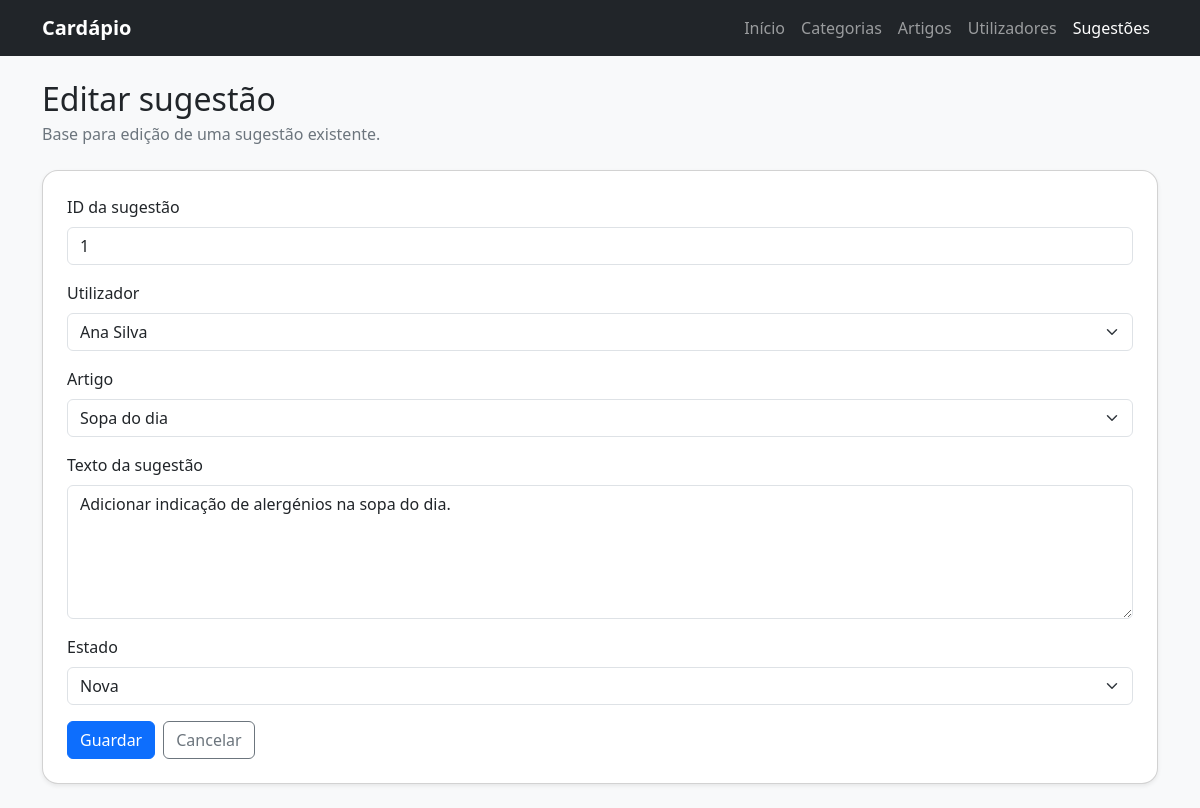
The app's page /sugestoesEditar.php?id=1 with its own data.
### tables this page shows
CREATE TABLE tb_sugestao (
    idSugestao INT NOT NULL AUTO_INCREMENT,
    idUtilizador INT NOT NULL,
    idArtigo INT DEFAULT NULL,
    textoSugestao TEXT NOT NULL,
    dataSugestao DATETIME NOT NULL DEFAULT CURRENT_TIMESTAMP,
    estadoSugestao ENUM('Nova','Em análise','Arquivada') NOT NULL DEFAULT 'Nova',
    PRIMARY KEY (idSugestao),
    KEY fk_tb_sugestao_tb_utilizador_idx (idUtilizador),
    KEY fk_tb_sugestao_tb_artigo_idx (idArtigo),
    CONSTRAINT fk_tb_sugestao_tb_utilizador
        FOREIGN KEY (idUtilizador) REFERENCES tb_utilizador(idUtilizador)
        ON UPDATE CASCADE
        ON DELETE RESTRICT,
    CONSTRAINT fk_tb_sugestao_tb_artigo
        FOREIGN KEY (idArtigo) REFERENCES tb_artigo(idArtigo)
        ON UPDATE CASCADE
        ON DELETE SET NULL
);

CREATE TABLE tb_utilizador (
    idUtilizador INT NOT NULL AUTO_INCREMENT,
    nomeUtilizador VARCHAR(120) NOT NULL,
    emailUtilizador VARCHAR(150) NOT NULL,
    telefoneUtilizador VARCHAR(20) DEFAULT NULL,
    estadoUtilizador ENUM('Ativo','Inativo') NOT NULL DEFAULT 'Ativo',
    PRIMARY KEY (idUtilizador),
    UNIQUE KEY uk_emailUtilizador (emailUtilizador)
);

CREATE TABLE tb_artigo (
    idArtigo INT NOT NULL AUTO_INCREMENT,
    idCategoria INT NOT NULL,
    designacaoArtigo VARCHAR(120) NOT NULL,
    descricaoArtigo VARCHAR(255) DEFAULT NULL,
    precoArtigo DECIMAL(10,2) NOT NULL DEFAULT 0.00,
    disponivelArtigo TINYINT(1) NOT NULL DEFAULT 1,
    PRIMARY KEY (idArtigo),
    KEY fk_tb_artigo_tb_categoria_idx (idCategoria),
    CONSTRAINT fk_tb_artigo_tb_categoria
        FOREIGN KEY (idCategoria) REFERENCES tb_categoria(idCategoria)
        ON UPDATE CASCADE
        ON DELETE RESTRICT
);

### sugestoesEditar.php (the view, shortened to what this page needs)
<?php
require_once("connectionBD.php");
$id = $_GET['id'];
$sql = "SELECT * FROM tb_sugestao WHERE idSugestao = $id";
$result = $ligacao->query($sql);
$sugestao = $result->fetch_assoc();
$sqlUser = "SELECT idUtilizador, nomeUtilizador FROM tb_utilizador";
$resultUser = $ligacao->query($sqlUser);
$sqlArt = "SELECT idArtigo, designacaoArtigo FROM tb_artigo";
$resultArt = $ligacao->query($sqlArt);
?>
<!DOCTYPE html>
<html lang="pt-PT">
<head>
  <link href="https://cdn.jsdelivr.net/npm/bootstrap@5.3.3/dist/css/bootstrap.min.css" rel="stylesheet">
</head>
<body class="bg-light">
  <nav class="navbar navbar-expand-lg navbar-dark bg-dark">
    <div class="container">
      <a class="navbar-brand fw-bold" href="index.php">Cardápio</a>
      <div class="collapse navbar-collapse show">
        <ul class="navbar-nav ms-auto">
          <li class="nav-item"><a class="nav-link" href="index.php">Início</a></li>
          <li class="nav-item"><a class="nav-link" href="categoriasListar.php">Categorias</a></li>
          <li class="nav-item"><a class="nav-link" href="artigosListar.php">Artigos</a></li>
          <li class="nav-item"><a class="nav-link" href="utilizadoresListar.php">Utilizadores</a></li>
          <li class="nav-item"><a class="nav-link active" href="sugestoesListar.php">Sugestões</a></li>
        </ul>
      </div>
    </div>
  </nav>
  <main class="container py-4">
<section class="mb-4">
  <h1 class="h2 mb-1">Editar sugestão</h1>
  <p class="text-secondary mb-0">Base para edição de uma sugestão existente.</p>
</section>
<section class="card shadow-sm rounded-4">
  <div class="card-body p-4">
    <form action="sugestoesAtualizar.php" method="post">
      <div class="mb-3">
        <label class="form-label">ID da sugestão</label>
        <input type="number" name="idSugestao" class="form-control" value="<?= $sugestao['idSugestao'] ?>" readonly>
      </div>
      <div class="mb-3">
        <label class="form-label">Utilizador</label>
        <select name="idUtilizador" class="form-select">
          <?php while($u = $resultUser->fetch_assoc()): ?>
            <option value="<?= $u['idUtilizador'] ?>"
              <?= $u['idUtilizador'] == $sugestao['idUtilizador'] ? 'selected' : '' ?>>
              <?= $u['nomeUtilizador'] ?>
            </option>
          <?php endwhile; ?>
        </select>
      </div>
      <div class="mb-3">
        <label class="form-label">Artigo</label>
        <select name="idArtigo" class="form-select">
          <?php while($a = $resultArt->fetch_assoc()): ?>
            <option value="<?= $a['idArtigo'] ?>"
              <?= $a['idArtigo'] == $sugestao['idArtigo'] ? 'selected' : '' ?>>
              <?= $a['designacaoArtigo'] ?>
            </option>
          <?php endwhile; ?>
        </select>
      </div>
      <div class="mb-3">
        <label class="form-label">Texto da sugestão</label>
        <textarea name="textoSugestao" class="form-control" rows="5"><?= $sugestao['textoSugestao'] ?></textarea>
      </div>
      <div class="mb-3">
        <label class="form-label">Estado</label>
        <select name="estadoSugestao" class="form-select">
          <option value="Nova" <?= $sugestao['estadoSugestao'] == 'Nova' ? 'selected' : '' ?>>Nova</option>
        </select>
      </div>
      <div class="d-flex gap-2">
        <button type="submit" class="btn btn-primary">Guardar</button>
        <a href="sugestoesListar.php" class="btn btn-outline-secondary">Cancelar</a>
      </div>
    </form>
  </div>
</section>
  </main>
</body>
</html>

### records on screen
tb_sugestao: idSugestao "1", idUtilizador "Ana Silva", idArtigo "Sopa do dia", textoSugestao "Adicionar indicação de alergénios na sopa do dia.", estadoSugestao "Nova"
